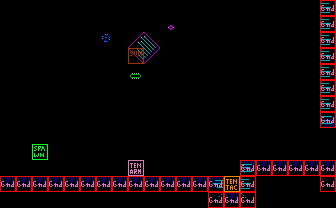

A 2D game scene composited from a Tiled map and its tileset images. What follows is a short description and the map's XML, with every tile layer's data as written:
An orthogonal 21x13 tile map with 16x16 px tiles, 2 tile layers (bg, col), 2 tilesets.

<map version="1.10" tiledversion="1.10.2" orientation="orthogonal" renderorder="right-down" width="21" height="13" tilewidth="16" tileheight="16" infinite="0" nextlayerid="4" nextobjectid="28">
 <tileset firstgid="1" source="tileset3.tsx" />
 <tileset firstgid="241" source="obj.tsx" />
 <layer id="1" name="bg" width="21" height="13">
  <data encoding="csv">
1,1,1,1,1,1,1,1,1,1,1,1,1,1,1,1,1,1,1,1,183,
1,1,1,1,1,1,1,1,1,1,225,1,1,1,1,1,1,1,1,1,183,
1,1,1,1,1,1,184,1,81,82,1,1,1,1,1,1,1,1,1,1,183,
1,1,1,1,1,1,1,1,101,102,1,1,1,1,1,1,1,1,1,1,183,
1,1,1,1,1,1,1,1,204,1,1,1,1,1,1,1,1,1,1,1,183,
1,1,1,1,1,1,1,1,1,1,1,1,1,1,1,1,1,1,1,1,183,
1,1,1,1,1,1,1,1,1,1,1,1,1,1,1,1,1,1,1,1,183,
1,1,1,1,1,1,1,1,1,1,1,1,1,1,1,1,1,1,1,1,188,
1,1,1,1,1,1,1,1,1,1,1,1,1,1,1,1,1,1,1,1,1,
1,1,1,1,1,1,1,1,1,1,1,1,1,1,1,1,1,1,1,1,1,
1,1,1,1,1,1,1,1,1,1,1,1,1,1,1,163,164,164,164,164,164,
164,164,164,164,164,164,164,164,164,164,164,164,164,165,1,183,1,1,1,1,1,
1,1,1,1,1,1,1,1,1,1,1,1,1,205,164,203,1,1,1,1,1
</data>
 </layer>
 <layer id="2" name="col" width="21" height="13">
  <data encoding="csv">
241,241,241,241,241,241,241,241,241,241,241,241,241,241,241,241,241,241,241,241,242,
241,241,241,241,241,241,241,241,241,241,241,241,241,241,241,241,241,241,241,241,242,
241,241,241,241,241,241,241,241,241,241,241,241,241,241,241,241,241,241,241,241,242,
241,241,241,241,241,241,241,241,252,241,241,241,241,241,241,241,241,241,241,241,242,
241,241,241,241,241,241,241,241,241,241,241,241,241,241,241,241,241,241,241,241,242,
241,241,241,241,241,241,241,241,241,241,241,241,241,241,241,241,241,241,241,241,242,
241,241,241,241,241,241,241,241,241,241,241,241,241,241,241,241,241,241,241,241,242,
241,241,241,241,241,241,241,241,241,241,241,241,241,241,241,241,241,241,241,241,242,
241,241,241,241,241,241,241,241,241,241,241,241,241,241,241,241,241,241,241,241,241,
241,241,243,241,241,241,241,241,241,241,241,241,241,241,241,241,241,241,241,241,241,
241,241,241,241,241,241,241,241,255,241,241,241,241,241,241,242,242,242,242,242,242,
242,242,242,242,242,242,242,242,242,242,242,242,242,242,254,242,241,241,241,241,242,
241,241,241,241,241,241,241,241,241,241,241,241,241,242,242,242,241,241,241,241,241
</data>
 </layer>
 <objectgroup id="3" name="obj" />
</map>
